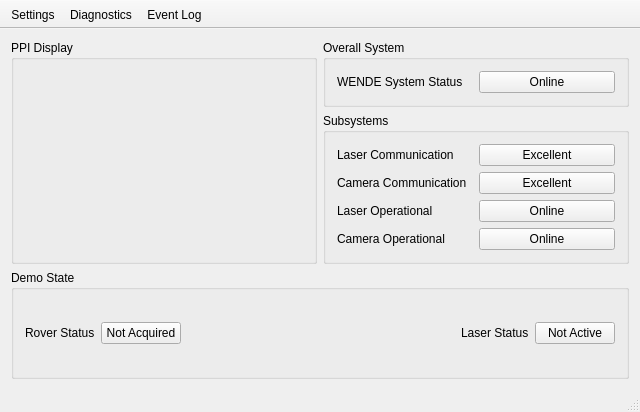
<?xml version="1.0" encoding="UTF-8"?>
<ui version="4.0">
 <class>MainWindow</class>
 <widget class="QMainWindow" name="MainWindow">
  <property name="geometry">
   <rect>
    <x>0</x>
    <y>0</y>
    <width>640</width>
    <height>412</height>
   </rect>
  </property>
  <property name="minimumSize">
   <size>
    <width>640</width>
    <height>412</height>
   </size>
  </property>
  <property name="windowTitle">
   <string>WENDE POC PPI</string>
  </property>
  <property name="styleSheet">
   <string notr="true">QToolButton:hover
{
background-color: rgba(165, 165, 165, 50%);
}</string>
  </property>
  <widget class="QWidget" name="centralWidget">
   <layout class="QVBoxLayout" name="verticalLayout_2">
    <item>
     <layout class="QVBoxLayout" name="verticalLayout">
      <item>
       <layout class="QHBoxLayout" name="horizontalLayout_2">
        <item>
         <widget class="QGroupBox" name="groupBox">
          <property name="title">
           <string>PPI Display</string>
          </property>
         </widget>
        </item>
        <item>
         <layout class="QVBoxLayout" name="statusIndicators">
          <item>
           <widget class="QGroupBox" name="system">
            <property name="title">
             <string>Overall System</string>
            </property>
            <layout class="QHBoxLayout" name="horizontalLayout">
             <item>
              <widget class="QLabel" name="label">
               <property name="text">
                <string>WENDE System Status</string>
               </property>
               <property name="wordWrap">
                <bool>true</bool>
               </property>
              </widget>
             </item>
             <item>
              <widget class="QPushButton" name="wendeState">
               <property name="text">
                <string>Online</string>
               </property>
              </widget>
             </item>
            </layout>
           </widget>
          </item>
          <item>
           <widget class="QGroupBox" name="subsystem">
            <property name="title">
             <string>Subsystems</string>
            </property>
            <layout class="QGridLayout" name="statusIndicators_2">
             <item row="0" column="0">
              <widget class="QLabel" name="label_5">
               <property name="text">
                <string>Laser Communication</string>
               </property>
               <property name="wordWrap">
                <bool>true</bool>
               </property>
              </widget>
             </item>
             <item row="0" column="1">
              <widget class="QPushButton" name="laserComm">
               <property name="text">
                <string>Excellent</string>
               </property>
              </widget>
             </item>
             <item row="1" column="0">
              <widget class="QLabel" name="label_7">
               <property name="text">
                <string>Camera Communication</string>
               </property>
               <property name="wordWrap">
                <bool>true</bool>
               </property>
              </widget>
             </item>
             <item row="1" column="1">
              <widget class="QPushButton" name="cameraComm">
               <property name="text">
                <string>Excellent</string>
               </property>
              </widget>
             </item>
             <item row="2" column="0">
              <widget class="QLabel" name="label_6">
               <property name="text">
                <string>Laser Operational</string>
               </property>
               <property name="wordWrap">
                <bool>true</bool>
               </property>
              </widget>
             </item>
             <item row="2" column="1">
              <widget class="QPushButton" name="laserState">
               <property name="text">
                <string>Online</string>
               </property>
              </widget>
             </item>
             <item row="3" column="0">
              <widget class="QLabel" name="label_8">
               <property name="text">
                <string>Camera Operational</string>
               </property>
               <property name="wordWrap">
                <bool>true</bool>
               </property>
              </widget>
             </item>
             <item row="3" column="1">
              <widget class="QPushButton" name="cameraState">
               <property name="text">
                <string>Online</string>
               </property>
              </widget>
             </item>
            </layout>
           </widget>
          </item>
         </layout>
        </item>
       </layout>
      </item>
      <item>
       <widget class="QGroupBox" name="laserRover">
        <property name="title">
         <string>Demo State</string>
        </property>
        <layout class="QHBoxLayout" name="laserRoverState">
         <item>
          <widget class="QLabel" name="label_2">
           <property name="text">
            <string>Rover Status</string>
           </property>
          </widget>
         </item>
         <item>
          <widget class="QPushButton" name="roverState">
           <property name="text">
            <string>Not Acquired</string>
           </property>
          </widget>
         </item>
         <item>
          <spacer name="horizontalSpacer">
           <property name="orientation">
            <enum>Qt::Horizontal</enum>
           </property>
           <property name="sizeHint" stdset="0">
            <size>
             <width>40</width>
             <height>20</height>
            </size>
           </property>
          </spacer>
         </item>
         <item>
          <widget class="QLabel" name="label_3">
           <property name="text">
            <string>Laser Status</string>
           </property>
          </widget>
         </item>
         <item>
          <widget class="QPushButton" name="laserActive">
           <property name="text">
            <string>Not Active</string>
           </property>
          </widget>
         </item>
        </layout>
       </widget>
      </item>
     </layout>
    </item>
   </layout>
  </widget>
  <widget class="QToolBar" name="mainToolBar">
   <property name="movable">
    <bool>false</bool>
   </property>
   <property name="toolButtonStyle">
    <enum>Qt::ToolButtonTextUnderIcon</enum>
   </property>
   <attribute name="toolBarArea">
    <enum>TopToolBarArea</enum>
   </attribute>
   <attribute name="toolBarBreak">
    <bool>false</bool>
   </attribute>
   <addaction name="actionSettings"/>
   <addaction name="actionDiagnostics"/>
   <addaction name="actionEvent_Log"/>
  </widget>
  <widget class="QStatusBar" name="statusBar"/>
  <action name="actionSettings">
   <property name="icon">
    <iconset resource="assets/assets.qrc">
     <normaloff>:/images/emblem-system.svg</normaloff>:/images/emblem-system.svg</iconset>
   </property>
   <property name="text">
    <string>Settings</string>
   </property>
   <property name="toolTip">
    <string>Access WENDE Settings</string>
   </property>
   <property name="iconVisibleInMenu">
    <bool>true</bool>
   </property>
  </action>
  <action name="actionDiagnostics">
   <property name="icon">
    <iconset resource="assets/assets.qrc">
     <normaloff>:/images/utilities-system-monitor.svg</normaloff>:/images/utilities-system-monitor.svg</iconset>
   </property>
   <property name="text">
    <string>Diagnostics</string>
   </property>
  </action>
  <action name="actionEvent_Log">
   <property name="icon">
    <iconset resource="assets/assets.qrc">
     <normaloff>:/images/office-calendar.svg</normaloff>:/images/office-calendar.svg</iconset>
   </property>
   <property name="text">
    <string>Event Log</string>
   </property>
  </action>
 </widget>
 <layoutdefault spacing="6" margin="11"/>
 <resources>
  <include location="assets/assets.qrc"/>
 </resources>
 <connections/>
</ui>
